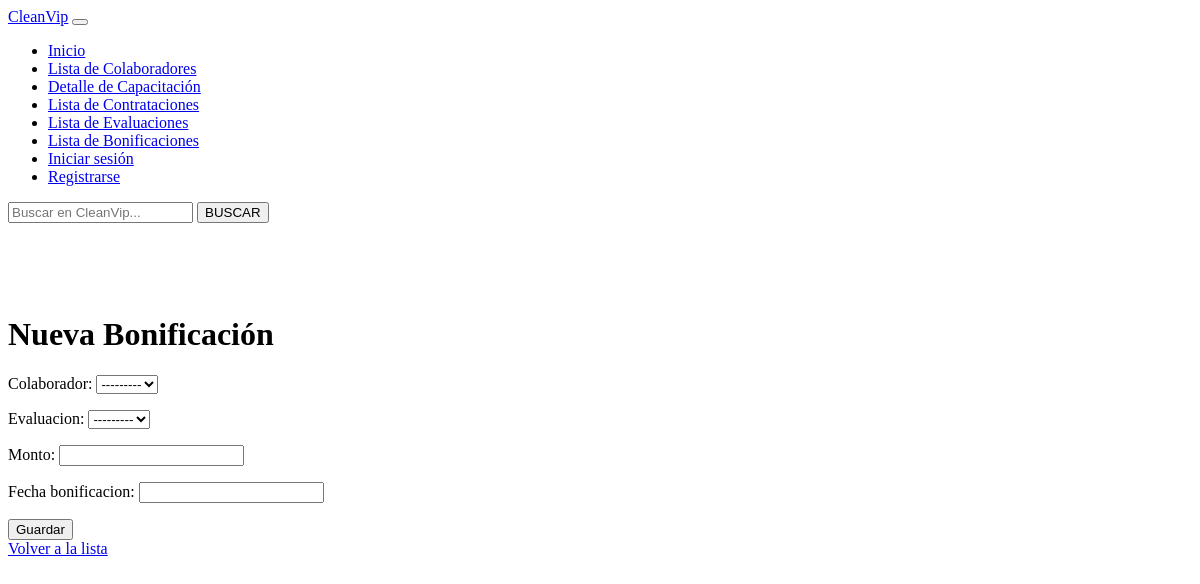
Page /cleanvip_rh/colaboradores/bonificaciones/bonificaciones/nueva/ on the earlier database version.
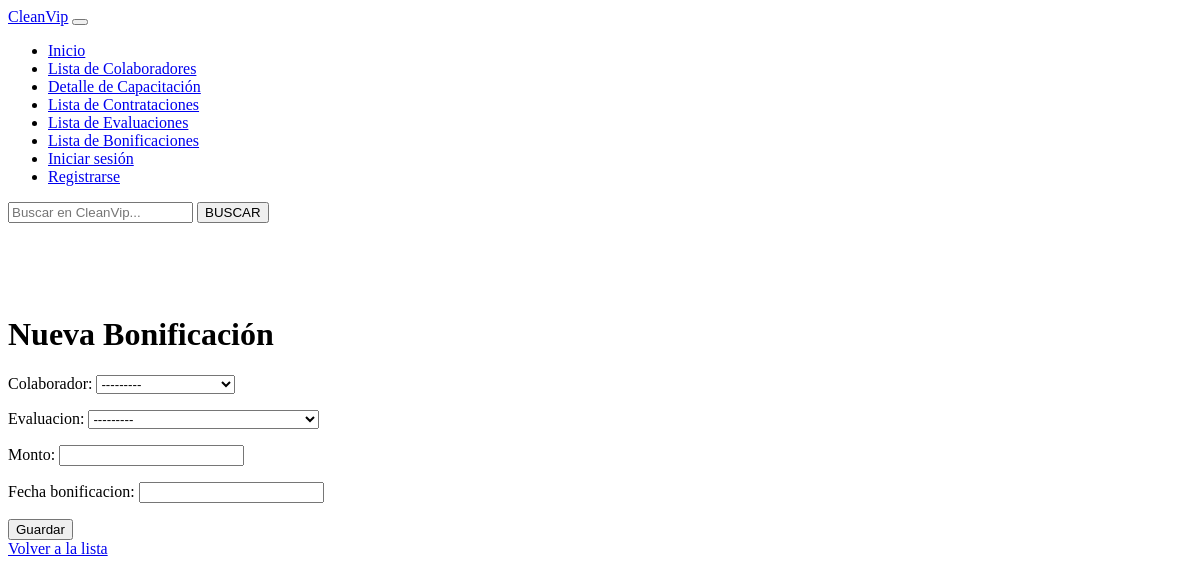
Same page on the later database version.
### bonificaciones/models.py (models this page shows)
class Evaluacion(models.Model):
    colaborador = models.ForeignKey(Colaborador, on_delete=models.CASCADE, related_name='evaluaciones')
    fecha_evaluacion = models.DateField()
    puntaje = models.IntegerField()
    comentarios = models.TextField(blank=True, null=True)
    def __str__(self):
        return f"Evaluación de {self.colaborador.nombre} el {self.fecha_evaluacion}"

### bonificaciones/views.py (the view)
# urls.py: path('bonificaciones/nueva/', bonificacion_create, name='bonificacion_create'),
def bonificacion_create(request):
    if request.method == 'POST':
        form = BonificacionForm(request.POST)
        if form.is_valid():
            form.save()
            return redirect('bonificacion_list')
    else:
        form = BonificacionForm()
    return render(request, 'bonificaciones/bonificacion_form.html', {'form': form})

### bonificaciones/forms.py
class BonificacionForm(forms.ModelForm):
    class Meta:
        model = Bonificacion
        fields = ['colaborador', 'evaluacion', 'monto', 'fecha_bonificacion']

### colaboradores/models.py (called while the page is built)
    def __str__(self):
        return f"{self.nombre} {self.apellido_paterno} {self.apellido_materno}"

### bonificaciones/templates/bonificaciones/bonificacion_form.html (shortened to what this page needs)
<!DOCTYPE html>
<html>
<head>
</head>
<body>
<div class="container">
  <nav class="navbar navbar-expand-lg navbar-light bg-light fixed-top">
    <div class="container-fluid">
      <a class="navbar-brand" href="#">CleanVip</a>
      <button class="navbar-toggler" type="button" data-bs-toggle="collapse"
        data-bs-target="#navbarSupportedContent"
        aria-controls="navbarSupportedContent" aria-expanded="false"
        aria-label="Toggle navigation">
      </button>
      <div class="collapse navbar-collapse" id="navbarSupportedContent">
        <ul class="navbar-nav me-auto mb-2 mb-lg-0">
          <li class="nav-item">
            <a class="nav-link" aria-current="page" href="{% url 'home' %}">Inicio</a>
          </li>
          <li class="nav-item">
            <a class="nav-link" href="{% url 'colaboradores_list' %}">Lista de Colaboradores</a>
          </li>
          <li class="nav-item">
            <a class="nav-link" href="{% url 'capacitaciones_list' %}">Detalle de Capacitación</a>
          </li>
          <li class="nav-item">
            <a class="nav-link" href="{% url 'contratacion_list' %}">Lista de Contrataciones</a>
          </li>
          <li class="nav-item">
            <a class="nav-link" href="{% url 'evaluacion_list' %}">Lista de Evaluaciones</a>
          </li>
          <li class="nav-item">
            <a class="nav-link" href="{% url 'bonificacion_list' %}">Lista de Bonificaciones</a>
          </li>
          {% if user.is_authenticated %}
          <p>Welcome, {{ user.username }}</p>
          <li class="nav-item">
            <a class="nav-link" href="{% url 'logout' %}">Cerrar sesión</a>
          </li>
      {% else %}
          <li class="nav-item">
            <a class="nav-link" href="{% url 'login' %}">Iniciar sesión</a>
          </li>
          <li class="nav-item">
            <a class="nav-link" href="{% url 'registro' %}">Registrarse</a>
          </li>
      {% endif %}
        </ul>
        <form class="d-flex my-2 my-lg-0" role="search">
          <input class="form-control me-2" type="search" placeholder="Buscar en CleanVip..." aria-label="Search">
          <button class="btn btn-outline-success" type="submit">BUSCAR</button>
        </form>
      </div>
    </div>
  </nav>
</div>
    <br><br>
      <br><br>
    <h1>Nueva Bonificación</h1>
    <form method="post">
        {{ form.as_p }}
        <button type="submit">Guardar</button>
    </form>
    <a href="{% url 'bonificacion_list' %}">Volver a la lista</a>
</body>
</html>

Differences in the rows shown:
added Evaluacion: colaborador "---------"
Other differences:
form field colaborador: "---------" → (not shown)
